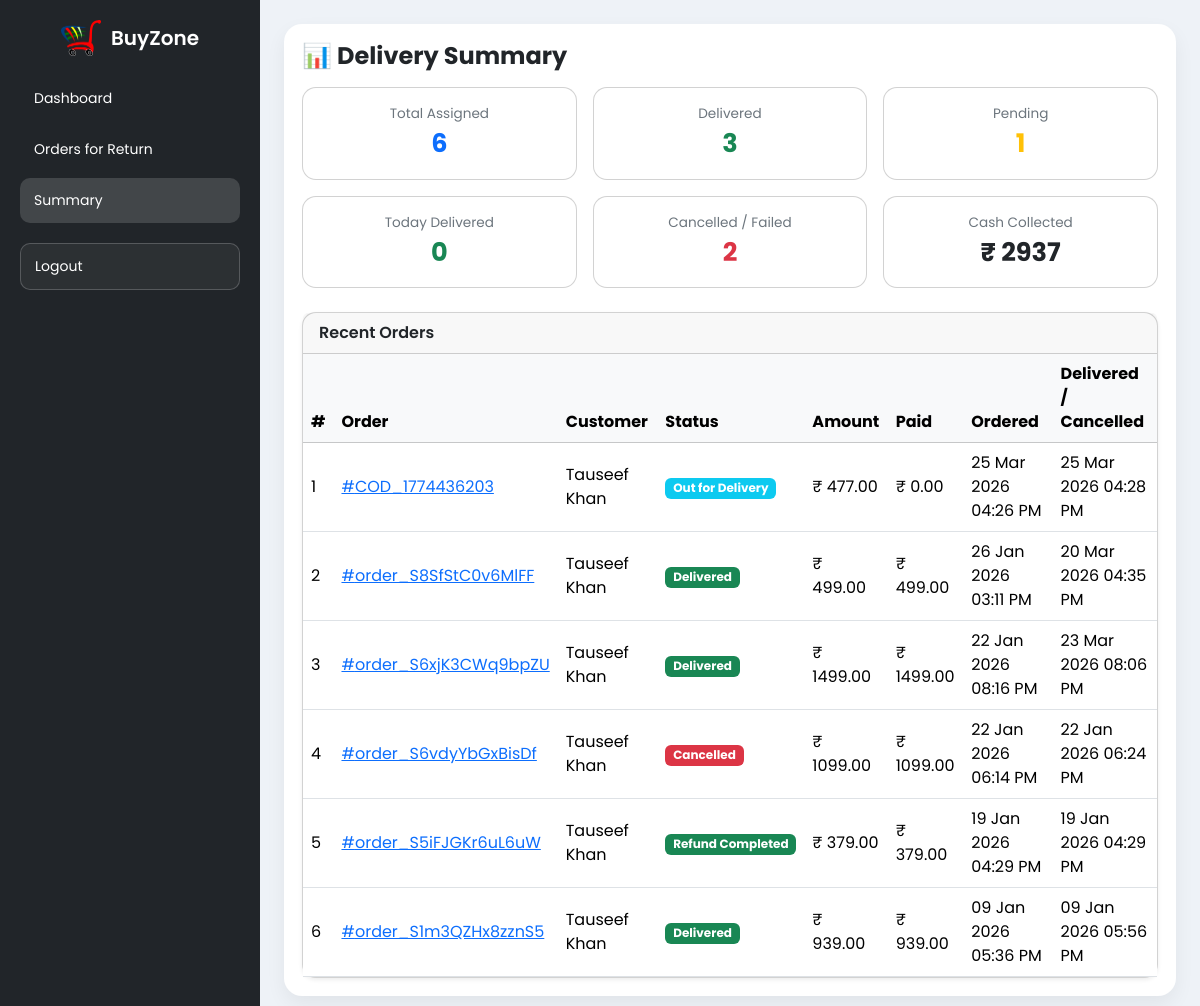
/delivery/stats/ (signed in), run on the app's committed database.
### buyzoneapp/models.py (models this page shows, shortened)
class Orders(models.Model):
    items_json = models.JSONField()
    name = models.CharField(max_length=90)
    email = models.EmailField()
    amount = models.DecimalField(max_digits=10, decimal_places=2)
    address1 = models.CharField(max_length=255)
    address2 = models.CharField(max_length=255, blank=True)
    city = models.CharField(max_length=100)
    state = models.CharField(max_length=100)
    zip_code = models.CharField(max_length=10)
    phone = models.CharField(max_length=15)
    oid = models.CharField(max_length=100, blank=True, null=True)
    paymentstatus = models.CharField(max_length=30, default="Pending")
    amountpaid = models.DecimalField(max_digits=10, decimal_places=2, default=0)
    BookDate = models.DateTimeField(default=timezone.now)
    payment_id = models.CharField(max_length=255, null=True, blank=True)  # razorpay_payment_id
    refund_id = models.CharField(max_length=255, null=True, blank=True)
    is_refunded = models.BooleanField(default=False)
    delivered_at = models.DateTimeField(null=True, blank=True)
    is_returned = models.BooleanField(default=False)
    assigned_to = models.ForeignKey(
        settings.AUTH_USER_MODEL,
        on_delete=models.SET_NULL,
        null=True,
        blank=True,
        related_name='delivery_orders'
    )
    class Meta:
        verbose_name = "Order"
        verbose_name_plural = "Orders"

class OrderUpdate(models.Model):
    order = models.ForeignKey(
        Orders,
        related_name="updates",
        on_delete=models.CASCADE
    )
    update_desc = models.TextField()
    delivered = models.BooleanField(default=False)
    update_date = models.DateTimeField(auto_now_add=True)
    class Meta:
        verbose_name = "Order Update"
        verbose_name_plural = "Order Updates"

### delivery/views.py (the view)
# urls.py: path("stats/", views.delivery_stats, name="delivery_stats"),
@login_required
@delivery_required
def delivery_stats(request):
    user = request.user
    today = localdate()
    total_assigned = Orders.objects.filter(
        assigned_to=user
    ).count()
    delivered_count = Orders.objects.filter(
        assigned_to=user,
        deliveryotp__verified=True
    ).count()
    pending_count = Orders.objects.filter(
        assigned_to=user
    ).exclude(
        paymentstatus="Cancelled"
    ).filter(
        Q(deliveryotp__verified=False) | Q(deliveryotp__isnull=True)
    ).distinct().count()
    today_delivered = Orders.objects.filter(
        assigned_to=user,
        deliveryotp__verified=True,
        deliveryotp__created_at__date=today
    ).count()
    cancelled_count = Orders.objects.filter(
        assigned_to=user,
        paymentstatus="Cancelled"
    ).count()
    cash_collected = Orders.objects.filter(
        assigned_to=user,
        deliveryotp__verified=True
    ).aggregate(total=Sum("amountpaid"))["total"] or 0
    recent_orders = Orders.objects.filter(
        assigned_to=user,
        paymentstatus__in=["Pending", "Paid", "Cancelled"]
    ).order_by("-id")[:10]
    context = {
        "total_assigned": total_assigned,
        "delivered_count": delivered_count,
        "pending_count": pending_count,
        "today_delivered": today_delivered,
        "cancelled_count": cancelled_count,
        "cash_collected": cash_collected,
        "recent_orders": recent_orders,
    }
    return render(request, "delivery/stats.html", context)

### delivery/views.py (called while the page is built)
def delivery_required(view_func):
    return user_passes_test(
        lambda user: user.is_authenticated and user.groups.filter(name='DeliveryBoy').exists()
    )(view_func)

### templates/delivery/stats.html (shortened to what this page needs)
{% extends "delivery/base.html" %}
{% block main %}
<div class="d-flex justify-content-between align-items-center mb-3">
  <h4 class="fw-bold mb-0">📊 Delivery Summary</h4>
</div>
<div class="row g-3">
  <div class="col-6 col-lg-4">
    <div class="card stat-card text-center">
      <div class="stat-title">Total Assigned</div>
      <div class="stat-value text-primary">{{ total_assigned }}</div>
    </div>
  </div>
  <div class="col-6 col-lg-4">
    <div class="card stat-card text-center">
      <div class="stat-title">Delivered</div>
      <div class="stat-value text-success">{{ delivered_count }}</div>
    </div>
  </div>
  <div class="col-6 col-lg-4">
    <div class="card stat-card text-center">
      <div class="stat-title">Pending</div>
      <div class="stat-value text-warning">{{ pending_count }}</div>
    </div>
  </div>
  <div class="col-6 col-lg-4">
    <div class="card stat-card text-center">
      <div class="stat-title">Today Delivered</div>
      <div class="stat-value text-success">{{ today_delivered }}</div>
    </div>
  </div>
  <div class="col-6 col-lg-4">
    <div class="card stat-card text-center">
      <div class="stat-title">Cancelled / Failed</div>
      <div class="stat-value text-danger">{{ cancelled_count }}</div>
    </div>
  </div>
  <div class="col-6 col-lg-4">
    <div class="card stat-card text-center">
      <div class="stat-title">Cash Collected</div>
      <div class="stat-value text-dark">₹ {{ cash_collected }}</div>
    </div>
  </div>
</div>
<div class="card shadow-sm mt-4">
  <div class="card-header fw-semibold">
    Recent Orders
  </div>
  <div class="table-responsive d-none d-lg-block">
    <table class="table align-middle mb-0">
      <thead class="table-light">
        <tr>
          <th>#</th>
          <th>Order</th>
          <th>Customer</th>
          <th>Status</th>
          <th>Amount</th>
          <th>Paid</th>
          <th>Ordered</th>
          <th>Delivered / Cancelled</th>
        </tr>
      </thead>
      <tbody>
        {% for order in recent_orders %}
        <tr>
          <td>{{ forloop.counter }}</td>
          <td>
            <a href="{% url 'orderDetails' order.oid %}">
              #{{ order.oid }}
            </a>
          </td>
          <td>{{ order.name }}</td>
          <td>
            {% with latest=order.updates.last %}
              {% if order.is_refunded %}
                <span class="badge bg-success">Refund Completed</span>
              {% elif order.paymentstatus == "Return Completed" %}
                <span class="badge bg-dark">Return Completed</span>
              {% elif latest and latest.delivered %}
                <span class="badge bg-success">Delivered</span>
              {% elif order.is_returned %}
                <span class="badge bg-secondary">Return Requested</span>
              {% elif order.paymentstatus == "Cancelled" %}
                <span class="badge bg-danger">Cancelled</span>
              {% elif order.assigned_to %}
                <span class="badge bg-info">Out for Delivery</span>
              {% elif order.paymentstatus == "Pending" %}
                <span class="badge bg-warning text-dark">Pending</span>
              {% endif %}
            {% endwith %}
          </td>
          <td>₹ {{ order.amount }}</td>
          <td>₹ {{ order.amountpaid }}</td>
          <td>{{ order.BookDate|date:"d M Y h:i A" }}</td>
          <td>
            {% if order.updates.last %}
              {{ order.updates.last.update_date|date:"d M Y h:i A" }}
            {% else %}
              N/A
            {% endif %}
          </td>
        </tr>
        {% empty %}
        <tr>
          <td colspan="8" class="text-center text-muted py-3">
            No recent orders
          </td>
        </tr>
        {% endfor %}
      </tbody>
    </table>
  </div>
</div>
{% endblock %}

### templates/delivery/base.html (style rules this page uses)
body { margin: 0; font-family: "Poppins", sans-serif; background: #eef2f7; overflow-x: hidden; }

### templates/delivery/stats.html (style rules this page uses)
.stat-card { padding: 16px; border-radius: 14px; text-align: center; }
.stat-title { font-size: 0.85rem; color: #6c757d; }
.stat-value { font-size: 1.6rem; font-weight: 700; }
.card { border-radius: 14px; }

### data on the page
Orders: oid "COD_1774436203", name "Tauseef Khan", is_refunded "Out for Delivery", amount "477.00", amountpaid "0.00", BookDate "25 Mar 2026 04:26 PM", updates.last.update_date "25 Mar 2026 04:28 PM"
Orders: oid "order_S8SfStC0v6MlFF", name "Tauseef Khan", is_refunded "Delivered", amount "499.00", amountpaid "499.00", BookDate "26 Jan 2026 03:11 PM", updates.last.update_date "20 Mar 2026 04:35 PM"
Orders: oid "order_S6xjK3CWq9bpZU", name "Tauseef Khan", is_refunded "Delivered", amount "1499.00", amountpaid "1499.00", BookDate "22 Jan 2026 08:16 PM", updates.last.update_date "23 Mar 2026 08:06 PM"
Orders: oid "order_S6vdyYbGxBisDf", name "Tauseef Khan", is_refunded "Cancelled", amount "1099.00", amountpaid "1099.00", BookDate "22 Jan 2026 06:14 PM", updates.last.update_date "22 Jan 2026 06:24 PM"
Orders: oid "order_S5iFJGKr6uL6uW", name "Tauseef Khan", is_refunded "Refund Completed", amount "379.00", amountpaid "379.00", BookDate "19 Jan 2026 04:29 PM", updates.last.update_date "19 Jan 2026 04:29 PM"
Orders: oid "order_S1m3QZHx8zznS5", name "Tauseef Khan", is_refunded "Delivered", amount "939.00", amountpaid "939.00", BookDate "09 Jan 2026 05:36 PM", updates.last.update_date "09 Jan 2026 05:56 PM"

### other printed values
{{ total_assigned }} "6"
{{ delivered_count }} "3"
{{ pending_count }} "1"
{{ today_delivered }} "0"
{{ cancelled_count }} "2"
{{ cash_collected }} "2937"
